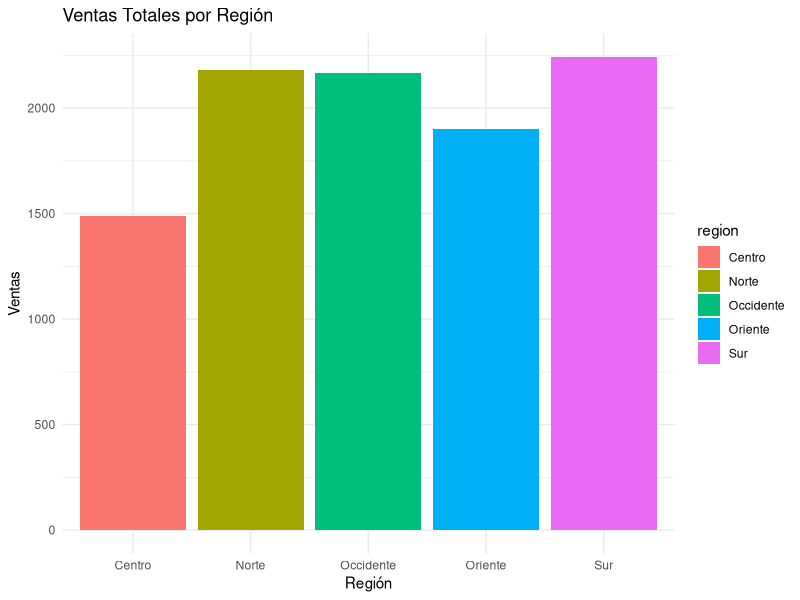
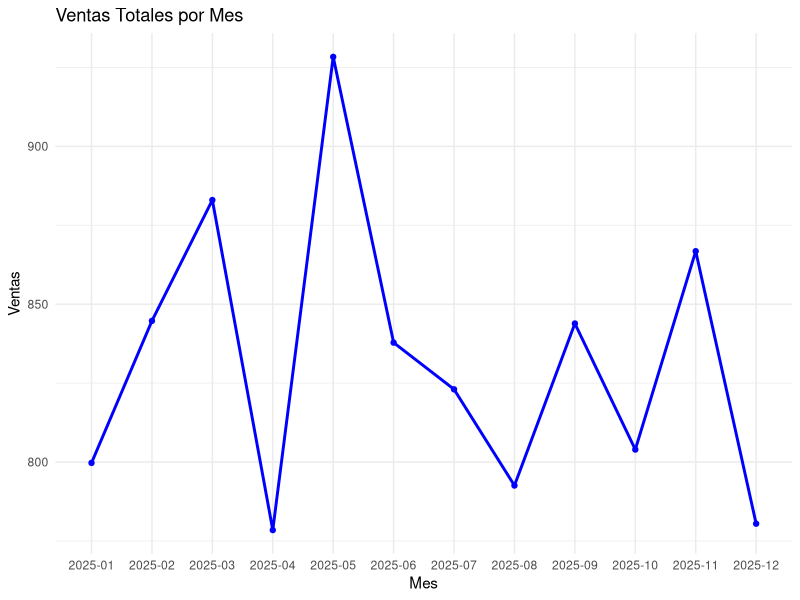

Here is the R script that generated these plots, in order:
library(ggplot2)
library(dplyr)

# Leer los datos
df <- read.csv("ventas.csv")

# 1. Gráfico de barras: Ventas totales por región
df_region <- df %>%
  group_by(region) %>%
  summarise(ventas_totales = sum(ventas))

p1 <- ggplot(df_region, aes(x = region, y = ventas_totales, fill = region)) +
  geom_col() +
  labs(title = "Ventas Totales por Región", x = "Región", y = "Ventas") +
  theme_minimal()

ggsave("dashboard_r_barras.png", plot = p1, width = 8, height = 5)

# 2. Gráfico de línea: Ventas totales por mes
df_mes <- df %>%
  group_by(mes) %>%
  summarise(ventas_totales = sum(ventas))

p2 <- ggplot(df_mes, aes(x = mes, y = ventas_totales, group = 1)) +
  geom_line(color = "blue", size = 1) +
  geom_point(color = "blue") +
  labs(title = "Ventas Totales por Mes", x = "Mes", y = "Ventas") +
  theme_minimal()

ggsave("dashboard_r_linea.png", plot = p2, width = 8, height = 5)
